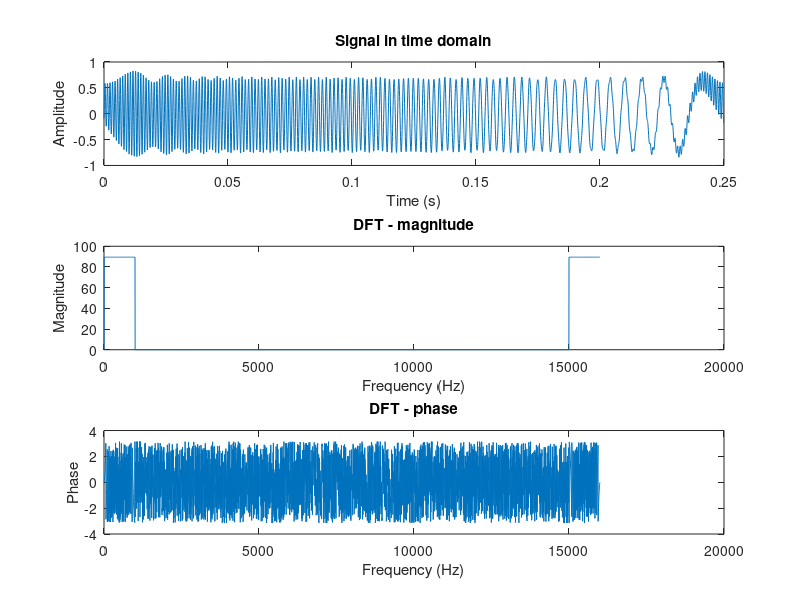

Reproduce this figure in MATLAB.
clear; close all; clc;

fs = 16000; % Sampling frequency
excFreq = [4 1000]; % Excited frequencies in Hz
rmsVal = 0.5; % RMS value
N = 4000; % Number of samples

freqAxis = (0:N-1)*fs/N; % Frequency axis in Hz

m = excFreq(1)*N/fs : excFreq(2)*N/fs; % Excited frequencies in bins
K = length(m); % Number of excited frequencies

shroedPhase = m.*(m+1) * pi / K;
signalFreq = zeros(1, N);

signalFreq(m + 1) = exp(1j*shroedPhase);
% m + 1 because the index starts from 1 in MATLAB


signalTime = 2*N*real(ifft(signalFreq)); % Generate the signal
signalTime = signalTime*rmsVal/rms(signalTime); % Normalize the signal

save('periodicMultisineSignal.mat', 'signalTime');

figure;
subplot(3, 1, 1);
plot((0:length(signalTime)-1)/fs, signalTime);
title('Signal in time domain');
xlabel('Time (s)');
ylabel('Amplitude');
subplot(3, 1, 2);
plot(freqAxis, abs(fft(signalTime)));
title('DFT - magnitude');
xlabel('Frequency (Hz)');
ylabel('Magnitude');
subplot(3, 1, 3);
plot(freqAxis, angle(fft(signalTime)));
title('DFT - phase');
xlabel('Frequency (Hz)');
ylabel('Phase');


